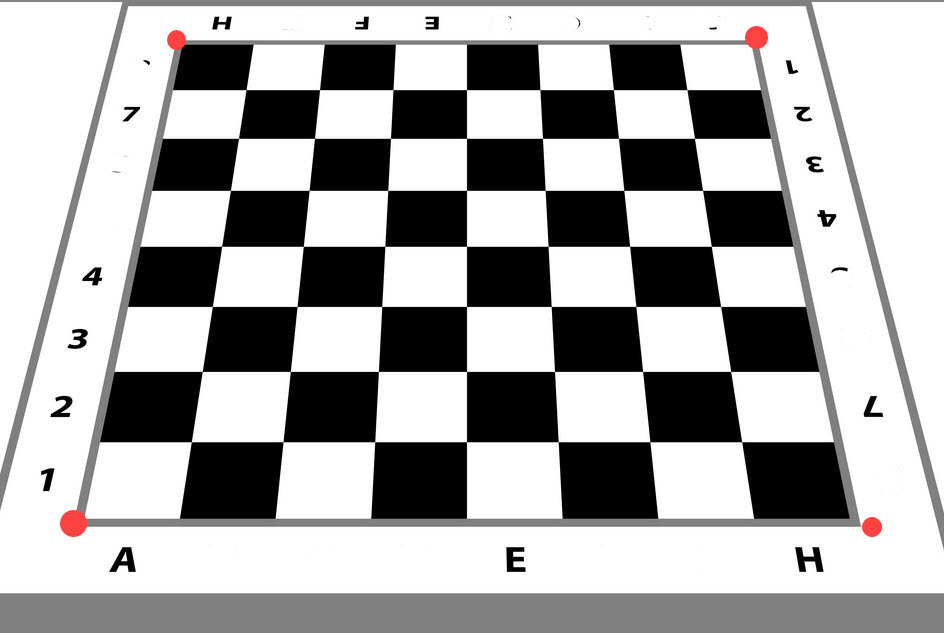
#> input picture chessboard-background.jpg, 944 x 633 px
$ jupyter execute 'chess Board Detection.ipynb'   (shell and % lines are left out)
#> lines starting #> are read from the running program, lines starting #| are printed output that depends on the picture; after the words box and inside, x2 and y2 are one past the last pixel; in counts of white or black regions, pixels touching at a corner belong together
# corner detection

[cell 1]
import numpy as np
import cv2
circles_center=[]
img = cv2.imread('chessboard-background.jpg', cv2.IMREAD_COLOR)
#> img is the input picture: shape (633, 944, 3); mean B, G, R 171.3, 171.3, 171.8

# Convert to grayscale.
gray = cv2.cvtColor(img, cv2.COLOR_BGR2GRAY)

# Blur using 3 * 3 kernel.
gray_blurred = cv2.blur(gray, (3, 3))

# Apply Hough transform on the blurred image.
detected_circles = cv2.HoughCircles(gray_blurred,
                   cv2.HOUGH_GRADIENT, 1, 20, param1 = 60,
               param2 = 30, minRadius = 0, maxRadius = 40)
#> detected_circles = [[871.5, 526.5, 9.6], [176.5, 39.5, 9.4], [755.5, 36.5, 11.8], [73.5, 523.5, 13]]

# Draw circles that are detected.
if detected_circles is not None:

    # Convert the circle parameters a, b and r to integers.
    detected_circles = np.uint16(np.around(detected_circles))
#> detected_circles = [[872, 526, 10], [176, 40, 9], [756, 36, 12], [74, 524, 13]]

    for pt in detected_circles[0, :]:
        a, b, r = pt[0], pt[1], pt[2]

        # Draw the circumference of the circle.
        cv2.circle(img, (a, b), r, (0, 255, 0), 2)
        circles_center.append([a, b])

        # Draw a small circle (of radius 1) to show the center.
        cv2.circle(img, (a, b), 1, (255, 0, 0), 3)
#> this loop made 4 passes
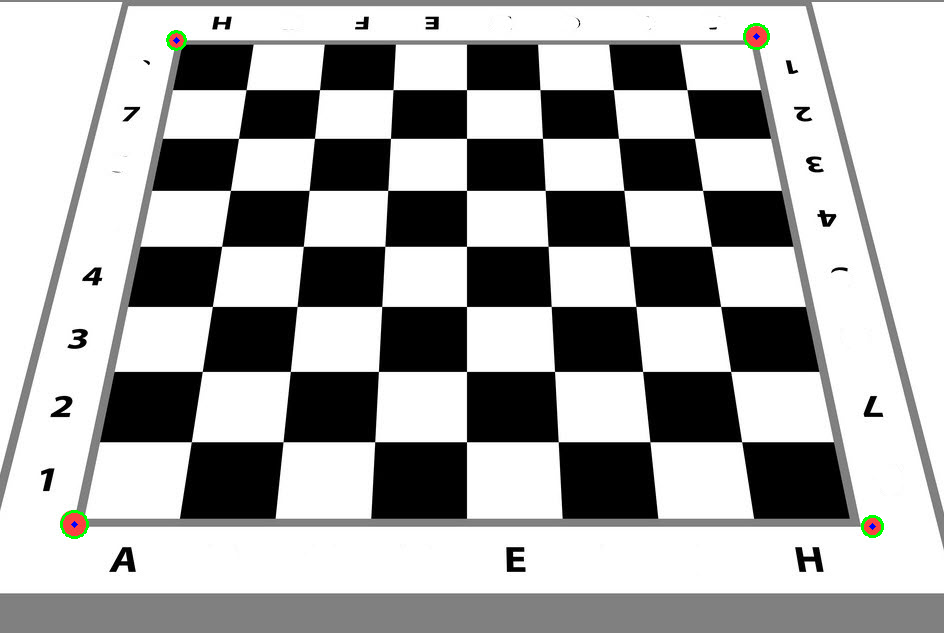
#> img: shape (633, 944, 3); 0.15% of pixels changed, all inside (x1, y1, x2, y2) = (60, 23, 884, 539)
#> after the loop, circles_center = [[872, 526], [176, 40], [756, 36], [74, 524]]
cv2.imshow("Detected Circle", img)
cv2.waitKey(0)
cv2.destroyAllWindows()

[cell 2]
a = sorted(circles_center, key=lambda x:x[1])
#> a = [[756, 36], [176, 40], [74, 524], [872, 526]]
circles_center_upper_section = a[0:2]
#> circles_center_upper_section = [[756, 36], [176, 40]]
circles_center_lower_section = a[-2:]
#> circles_center_lower_section = [[74, 524], [872, 526]]
circles_center_upper_section.sort()
circles_center_lower_section.sort()

[cell 3]
img = cv2.imread('chessboard-background.jpg', cv2.IMREAD_COLOR)

width = 425
height = 425
dstPts = [[0, 0], [width, 0], [width, height], [0, height]]
intersect_pts = np.array([circles_center_upper_section[0],circles_center_upper_section[1],
                          circles_center_lower_section[1], circles_center_lower_section[0]])
#> intersect_pts = [[176, 40], [756, 36], [872, 526], [74, 524]]
intersect_pts = np.float32(intersect_pts)
m = cv2.getPerspectiveTransform(np.float32(intersect_pts), np.float32(dstPts))
#> m = [[0.769, 0.162, -141.9], [0.00863, 1.25, -51.58], [2.57e-05, 0.000804, 1]]
out = cv2.warpPerspective(img, m, (int(width), int(height)))
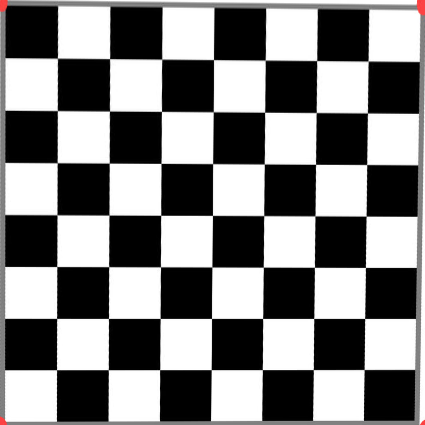
#> out: shape (425, 425, 3); mean B, G, R 128.9, 128.9, 129.2
cv2.imshow('ds32', out)
cv2.imwrite('fitted_view.jpg', out)

cv2.imshow('dst2', img)
cv2.waitKey(0)
cv2.destroyAllWindows()

[cell 4]
import pandas as pd
import cv2
import numpy as np
import matplotlib.pyplot as plt

## point detection using goodFeaturseToTrack

[cell 5]
import numpy as np
import cv2

img = cv2.imread('fitted_view.jpg')
#> img: shape (425, 425, 3)
gray = cv2.cvtColor(img, cv2.COLOR_BGR2GRAY)
#> gray: shape (425, 425)

corners = cv2.goodFeaturesToTrack(gray, 150, 0.0001, 10)
#> corners = 150 rows, first 8: [211, 319], [109, 319], [262, 319], [364, 319], [366, 267], [56, 319], [160, 216], [162, 111]
corners = np.int0(corners)

for corner in corners:
    x, y = corner.ravel()
    cv2.circle(img, (x, y), 4, (255, 0, 0), -1)
#> this loop made 150 passes
#> (x, y) on passes 1 to 12: (211, 319), (109, 319), (262, 319), (364, 319), (366, 267), (56, 319), (160, 216), (162, 111), (263, 369), (109, 369), (212, 216), (159, 369)
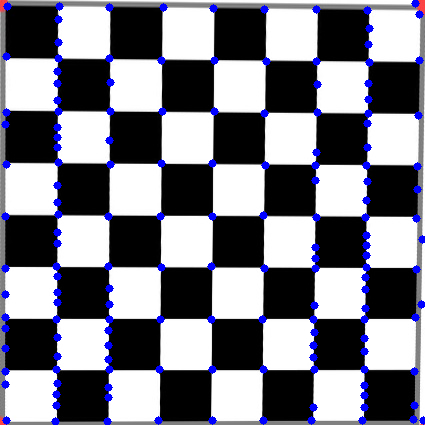
#> img: shape (425, 425, 3); mean B, G, R 134, 123.7, 123.9


plt.imshow(img)

[cell 6]
corners = corners.reshape(150,2)
#> corners = 150 pairs, first value 5 to 423, second value 3 to 421
dist = (corners[:,0] **2 + corners[:,1]**2)**0.5
#> dist = 150 values, max 596.1 at index 81, min 9.22 at index 80, mean 342.4
x_min, y_min = corners[dist==dist.min()][0]
#> x_min = 7; y_min = 6
x_max, y_max = corners[dist==dist.max()][0]
#> x_max = 423; y_max = 420

[cell 7]
diag = ((x_max - x_min)**2 + (y_max-y_min)**2)**0.5
#> diag = 586.9
cell_length = (diag/np.sqrt(2)) / 8
#> cell_length = 51.88

[cell 8]
def cell2Cord(cellName,cellLength):
    x_cord = ord(cellName[0]) - 96 - 0.5
    y_cord = 9 - int(cellName[1]) - 0.5
    return np.array([round(x_cord*cell_length), round(y_cord*cellLength)])

img = cv2.imread('fitted_view.jpg')
img = cv2.circle(img, cell2Cord("b3",cell_length), radius=3, color=(0, 0, 255), thickness=-1)
#> img: shape (425, 425, 3); mean B, G, R 128.9, 128.9, 129.2
cv2.imshow('dst', img)
cv2.waitKey(0)
cv2.destroyAllWindows()
